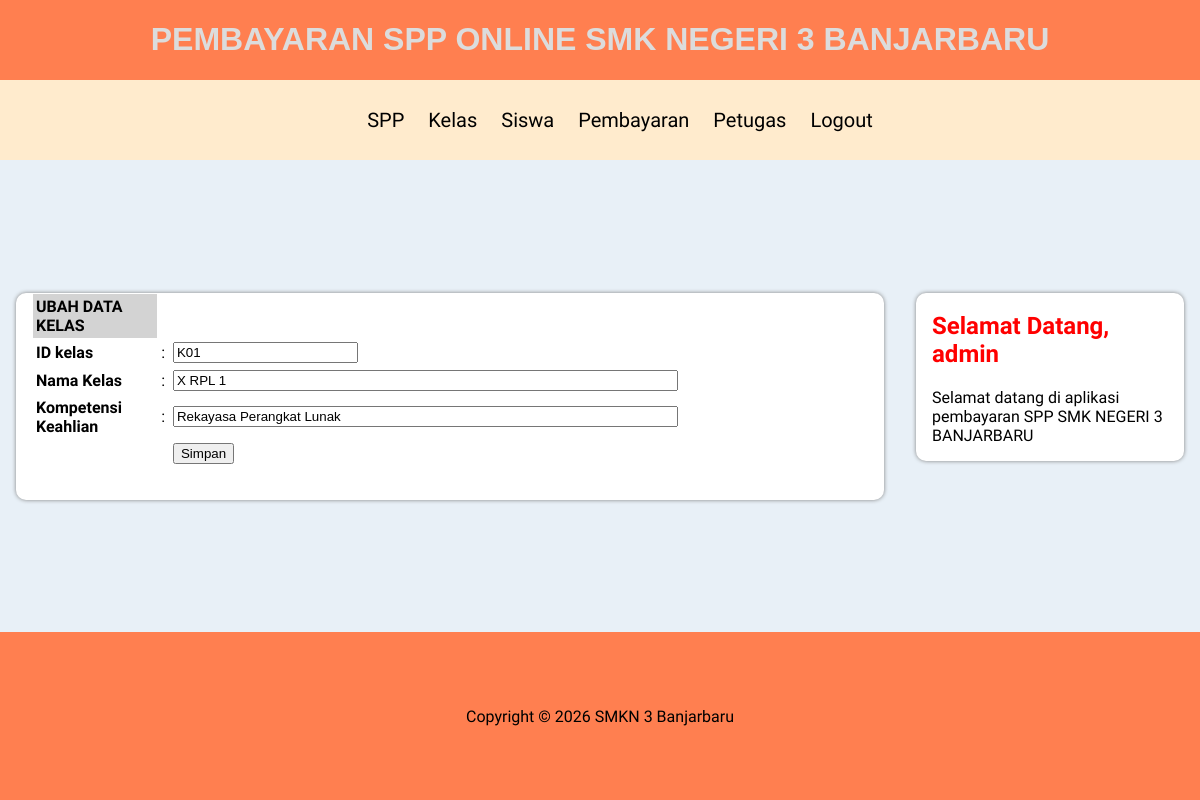
The app's page /admin/halaman_admin.php?open=edit_kelas&id_kelas=K01 (signed in) with its own data.
### tables this page shows
CREATE TABLE `kelas` (
  `id_kelas` varchar(5) NOT NULL,
  `nama_kelas` varchar(10) NOT NULL,
  `kompetensi_keahlian` varchar(30) NOT NULL
);

### admin/edit_kelas.php (the view, shortened to what this page needs)
<?php
include_once "../src/koneksi.php";
$id_kelas = $_GET['id_kelas'];
$sql = mysqli_query($koneksi, "SELECT * FROM kelas WHERE id_kelas = '$id_kelas'");
$data = mysqli_fetch_array($sql);
?>
<form action="<?php $_SERVER['PHP_SELF']; ?>" method="post" name="form1" target="_self">
    <table class="table-list" width="650" border="0" cellspacing="1" cellpadding="3">
        <tr>
            <td bgcolor="lightgray"><strong>UBAH DATA KELAS</strong></td>
            <td>&nbsp;</td>
            <td>&nbsp;</td>
        </tr>
        <tr>
            <td width="182"><strong>ID kelas</strong></td>
            <td width="6">:</td>
            <td width="440"><input name="id_kelas" type="text" value="<?php echo $data['id_kelas']; ?>" readonly="true"></td>
        </tr>
        <tr>
            <td><strong>Nama Kelas</strong></td>
            <td>:</td>
            <td><input name="nama_kelas" type="text" value="<?php echo $data['nama_kelas']; ?>" size="60" maxlength="100"></td>
        </tr>
        <tr>
            <td><strong>Kompetensi Keahlian</strong></td>
            <td>:</td>
            <td><input name="kompetensi_keahlian" type="text" value="<?php echo $data['kompetensi_keahlian']; ?>" size="60" maxlength="100"></td>
        </tr>
        <tr>
            <td>&nbsp;</td>
            <td>&nbsp;</td>
            <td><input name="btnSimpan" type="submit" id="btnSimpan" value="Simpan"></td>
        </tr>
    </table>
</form>

### src/style.css (style rules this page uses)
body { box-sizing: border-box; font-family: 'arimo', sans-serif; margin: 0; background-color: rgb(232, 240, 247); display: grid; row-gap: 1rem; grid-template-columns: 3fr 1fr; grid-template-areas: "header header" "main sidebar" "footer footer"; }

### records on screen
kelas: id_kelas "K01", nama_kelas "X RPL 1", kompetensi_keahlian "Rekayasa Perangkat Lunak"

### other values on screen
$_SESSION['username'] "admin"
